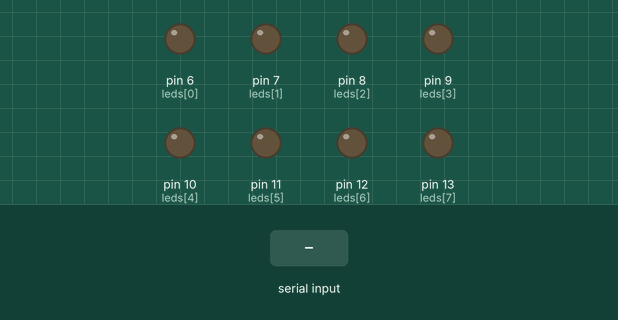
Bench run of a sketch on a simulated Arduino Uno, built with avr-gcc and run on an emulated ATmega328P. Parts: output pins drawn as LEDs (lit = HIGH). Inputs (shaded band) come from the test bench.

Above: at 1.2 s.
1.3 s: "90,45\n" received over Serial
At 2.6 s:
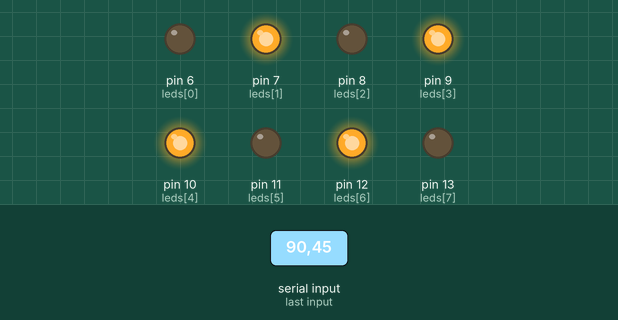
2.9 s: "30,150\n" received over Serial
At 4.1 s:
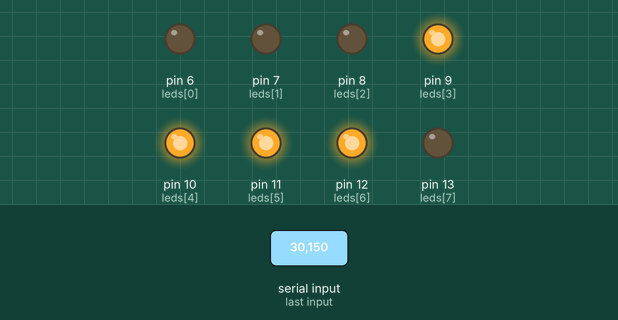
4.4 s: "5\n" received over Serial
At 5.6 s:
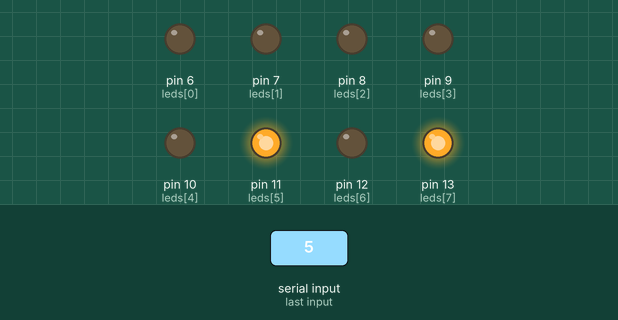
5.9 s: "200\n" received over Serial
At 7.1 s:
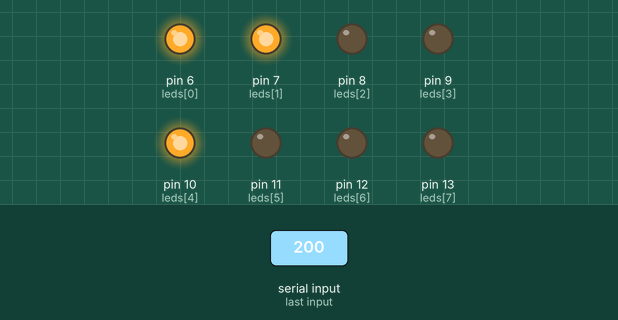
7.4 s: "90\n" received over Serial
At 8.6 s:
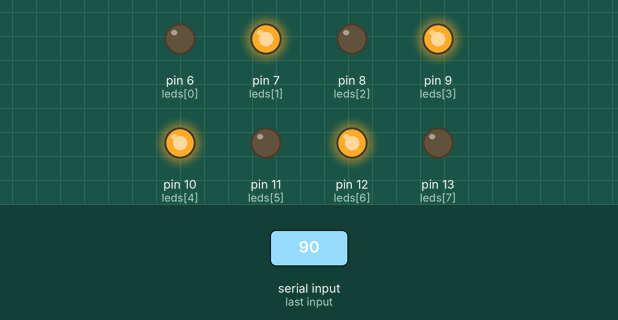
Timing chart, 0 to 9.9 s (numbered marks = the images above; inputs shaded):
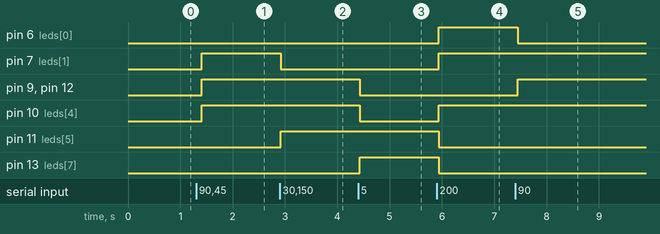

The sketch:

SE_Prog07_DecimalBinario.ino
```cpp
int leds[8] = { 6, 7, 8, 9, 10, 11, 12, 13};

void setup() {
  // put your setup code here, to run once:
  for (int i = 0; i < 8; i++)
  {
    pinMode(leds[i], OUTPUT);
  }
  Serial.begin(9600);
  Serial.setTimeout(10);
}
int v; //numero decimal a leer
int k;
int residuo;
void loop() {
  // put your main code here, to run repeatedly:
  if (Serial.available() > 0)
  {
    v = Serial.readString().toInt();
    k = 7;
    while (v > 0)
    {
      residuo = v % 2;
      v = v / 2;
      digitalWrite(leds[k], residuo);
      k--;
    }
    for (; k >= 0; k--)
    {
      digitalWrite(leds[k], 0);
    }
  }
  delay(100);
}
```

Measured:
- after the input at 1.3 s, pin 7 (leds[1]), pin 9 (leds[3]), pin 10 (leds[4]), pin 12 (leds[6]): LOW → HIGH after 0.11 s
- after the input at 2.9 s, pin 7 (leds[1]): HIGH → LOW at once; pin 11 (leds[5]): LOW → HIGH at once
- after the input at 4.4 s, pin 9 (leds[3]), pin 10 (leds[4]), pin 12 (leds[6]): HIGH → LOW at once; pin 13 (leds[7]): LOW → HIGH at once
- after the input at 5.9 s, pin 6 (leds[0]), pin 7 (leds[1]), pin 10 (leds[4]): LOW → HIGH at once; pin 11 (leds[5]), pin 13 (leds[7]): HIGH → LOW at once
- after the input at 7.4 s, pin 6 (leds[0]): HIGH → LOW after 0.05 s; pin 9 (leds[3]), pin 12 (leds[6]): LOW → HIGH after 0.05 s
